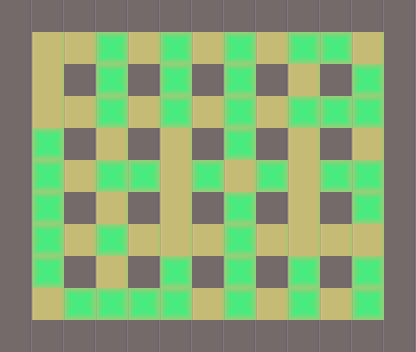

The image is a tile-based game level rendered from a .tmx file. Its description and complete source (layers, tilesets, objects, tile grids) follow:
An orthogonal 13x11 tile map with 32x32 px tiles, 2 tile layers (base, piedras).

<map version="1.0" orientation="orthogonal" renderorder="right-down" width="13" height="11" tilewidth="32" tileheight="32" nextobjectid="1">
 <properties>
  <property name="nombre" value="Nivel 9" />
 </properties>
 <tileset firstgid="1" name="tile" tilewidth="32" tileheight="32" tilecount="3">
  <image source="../tilebase.png" width="96" height="32" />
  <terraintypes>
   <terrain name="New Terrain" tile="-1" />
  </terraintypes>
 </tileset>
 <layer name="base" width="13" height="11">
  <data>
   <tile gid="1" />
   <tile gid="1" />
   <tile gid="1" />
   <tile gid="1" />
   <tile gid="1" />
   <tile gid="1" />
   <tile gid="1" />
   <tile gid="1" />
   <tile gid="1" />
   <tile gid="1" />
   <tile gid="1" />
   <tile gid="1" />
   <tile gid="1" />
   <tile gid="1" />
   <tile gid="2" />
   <tile gid="2" />
   <tile gid="2" />
   <tile gid="2" />
   <tile gid="2" />
   <tile gid="2" />
   <tile gid="2" />
   <tile gid="2" />
   <tile gid="2" />
   <tile gid="2" />
   <tile gid="2" />
   <tile gid="1" />
   <tile gid="1" />
   <tile gid="2" />
   <tile gid="1" />
   <tile gid="2" />
   <tile gid="1" />
   <tile gid="2" />
   <tile gid="1" />
   <tile gid="2" />
   <tile gid="1" />
   <tile gid="2" />
   <tile gid="1" />
   <tile gid="2" />
   <tile gid="1" />
   <tile gid="1" />
   <tile gid="2" />
   <tile gid="2" />
   <tile gid="2" />
   <tile gid="2" />
   <tile gid="2" />
   <tile gid="2" />
   <tile gid="2" />
   <tile gid="2" />
   <tile gid="2" />
   <tile gid="2" />
   <tile gid="2" />
   <tile gid="1" />
   <tile gid="1" />
   <tile gid="2" />
   <tile gid="1" />
   <tile gid="2" />
   <tile gid="1" />
   <tile gid="2" />
   <tile gid="1" />
   <tile gid="2" />
   <tile gid="1" />
   <tile gid="2" />
   <tile gid="1" />
   <tile gid="2" />
   <tile gid="1" />
   <tile gid="1" />
   <tile gid="2" />
   <tile gid="2" />
   <tile gid="2" />
   <tile gid="2" />
   <tile gid="2" />
   <tile gid="2" />
   <tile gid="2" />
   <tile gid="2" />
   <tile gid="2" />
   <tile gid="2" />
   <tile gid="2" />
   <tile gid="1" />
   <tile gid="1" />
   <tile gid="2" />
   <tile gid="1" />
   <tile gid="2" />
   <tile gid="1" />
   <tile gid="2" />
   <tile gid="1" />
   <tile gid="2" />
   <tile gid="1" />
   <tile gid="2" />
   <tile gid="1" />
   <tile gid="2" />
   <tile gid="1" />
   <tile gid="1" />
   <tile gid="2" />
   <tile gid="2" />
   <tile gid="2" />
   <tile gid="2" />
   <tile gid="2" />
   <tile gid="2" />
   <tile gid="2" />
   <tile gid="2" />
   <tile gid="2" />
   <tile gid="2" />
   <tile gid="2" />
   <tile gid="1" />
   <tile gid="1" />
   <tile gid="2" />
   <tile gid="1" />
   <tile gid="2" />
   <tile gid="1" />
   <tile gid="2" />
   <tile gid="1" />
   <tile gid="2" />
   <tile gid="1" />
   <tile gid="2" />
   <tile gid="1" />
   <tile gid="2" />
   <tile gid="1" />
   <tile gid="1" />
   <tile gid="2" />
   <tile gid="2" />
   <tile gid="2" />
   <tile gid="2" />
   <tile gid="2" />
   <tile gid="2" />
   <tile gid="2" />
   <tile gid="2" />
   <tile gid="2" />
   <tile gid="2" />
   <tile gid="2" />
   <tile gid="1" />
   <tile gid="1" />
   <tile gid="1" />
   <tile gid="1" />
   <tile gid="1" />
   <tile gid="1" />
   <tile gid="1" />
   <tile gid="1" />
   <tile gid="1" />
   <tile gid="1" />
   <tile gid="1" />
   <tile gid="1" />
   <tile gid="1" />
   <tile gid="1" />
  </data>
 </layer>
 <layer name="piedras" width="13" height="11">
  <data>
   <tile gid="0" />
   <tile gid="0" />
   <tile gid="0" />
   <tile gid="0" />
   <tile gid="0" />
   <tile gid="0" />
   <tile gid="0" />
   <tile gid="0" />
   <tile gid="0" />
   <tile gid="0" />
   <tile gid="0" />
   <tile gid="0" />
   <tile gid="0" />
   <tile gid="0" />
   <tile gid="0" />
   <tile gid="0" />
   <tile gid="3" />
   <tile gid="0" />
   <tile gid="3" />
   <tile gid="0" />
   <tile gid="3" />
   <tile gid="0" />
   <tile gid="3" />
   <tile gid="3" />
   <tile gid="0" />
   <tile gid="0" />
   <tile gid="0" />
   <tile gid="0" />
   <tile gid="0" />
   <tile gid="3" />
   <tile gid="0" />
   <tile gid="3" />
   <tile gid="0" />
   <tile gid="3" />
   <tile gid="0" />
   <tile gid="0" />
   <tile gid="0" />
   <tile gid="3" />
   <tile gid="0" />
   <tile gid="0" />
   <tile gid="0" />
   <tile gid="0" />
   <tile gid="3" />
   <tile gid="0" />
   <tile gid="3" />
   <tile gid="0" />
   <tile gid="3" />
   <tile gid="0" />
   <tile gid="3" />
   <tile gid="3" />
   <tile gid="3" />
   <tile gid="0" />
   <tile gid="0" />
   <tile gid="3" />
   <tile gid="0" />
   <tile gid="0" />
   <tile gid="0" />
   <tile gid="0" />
   <tile gid="0" />
   <tile gid="3" />
   <tile gid="0" />
   <tile gid="0" />
   <tile gid="0" />
   <tile gid="0" />
   <tile gid="0" />
   <tile gid="0" />
   <tile gid="3" />
   <tile gid="0" />
   <tile gid="3" />
   <tile gid="3" />
   <tile gid="0" />
   <tile gid="3" />
   <tile gid="0" />
   <tile gid="3" />
   <tile gid="0" />
   <tile gid="3" />
   <tile gid="3" />
   <tile gid="0" />
   <tile gid="0" />
   <tile gid="3" />
   <tile gid="0" />
   <tile gid="0" />
   <tile gid="0" />
   <tile gid="0" />
   <tile gid="0" />
   <tile gid="3" />
   <tile gid="0" />
   <tile gid="0" />
   <tile gid="0" />
   <tile gid="3" />
   <tile gid="0" />
   <tile gid="0" />
   <tile gid="3" />
   <tile gid="0" />
   <tile gid="3" />
   <tile gid="0" />
   <tile gid="0" />
   <tile gid="0" />
   <tile gid="3" />
   <tile gid="0" />
   <tile gid="0" />
   <tile gid="0" />
   <tile gid="0" />
   <tile gid="0" />
   <tile gid="0" />
   <tile gid="3" />
   <tile gid="0" />
   <tile gid="0" />
   <tile gid="0" />
   <tile gid="3" />
   <tile gid="0" />
   <tile gid="3" />
   <tile gid="0" />
   <tile gid="3" />
   <tile gid="0" />
   <tile gid="3" />
   <tile gid="0" />
   <tile gid="0" />
   <tile gid="0" />
   <tile gid="3" />
   <tile gid="3" />
   <tile gid="3" />
   <tile gid="3" />
   <tile gid="0" />
   <tile gid="3" />
   <tile gid="0" />
   <tile gid="3" />
   <tile gid="0" />
   <tile gid="3" />
   <tile gid="0" />
   <tile gid="0" />
   <tile gid="0" />
   <tile gid="0" />
   <tile gid="0" />
   <tile gid="0" />
   <tile gid="0" />
   <tile gid="0" />
   <tile gid="0" />
   <tile gid="0" />
   <tile gid="0" />
   <tile gid="0" />
   <tile gid="0" />
   <tile gid="0" />
  </data>
 </layer>
</map>
